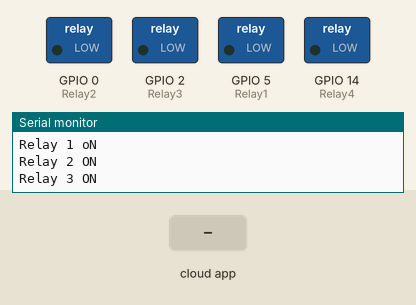
Recording of a sketch running on a simulated ESP8266 (NodeMCU). Parts: switched loads named in the sketch (green lamp = pin HIGH), the last lines printed to the serial monitor. The inputs (shaded band) are chosen by the test bench. WiFi joins after 1.5 s; servers stay silent unless stated; the Firebase database answers and starts empty.

Above: at 2.7 s.
2.8 s: the phone or cloud app sets FV1 to 1
At 3.7 s:
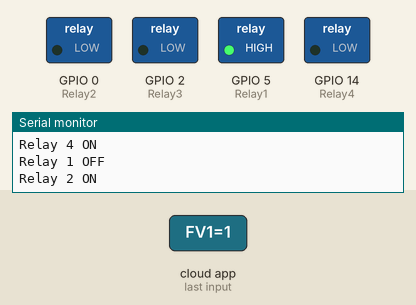
4.3 s: the phone or cloud app sets FV2 to 1
At 5.9 s:
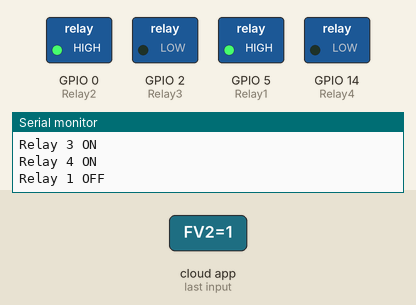
6.3 s: the phone or cloud app sets FV3 to 1
At 7.9 s:
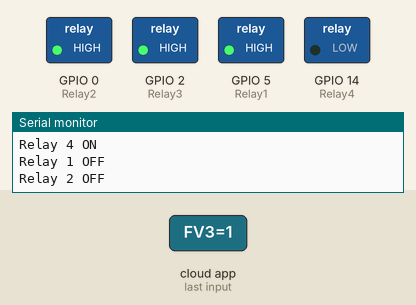
8.2 s: the phone or cloud app sets FV1 to 0
At 9.2 s:
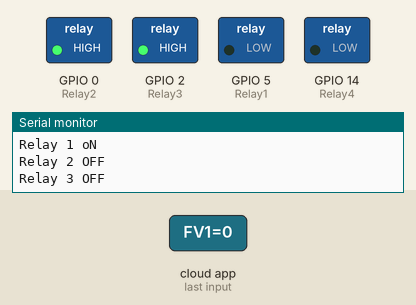
9.7 s: the phone or cloud app sets FV2 to 0
At 11.4 s:
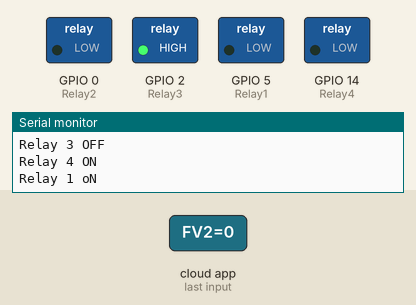
11.7 s: the phone or cloud app sets FV1 to 1
At 12.2 s:
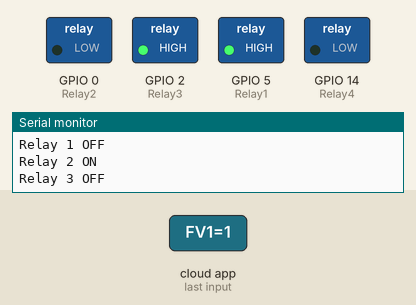
Timing chart, 0 to 14.3 s (numbered marks = the images above; inputs shaded):
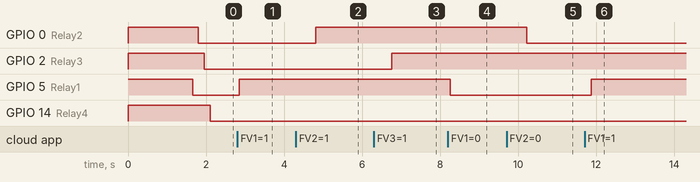

Measured:
- after the input at 2.8 s, GPIO 5 (Relay1): LOW → HIGH after 0.05 s
- after the input at 4.3 s, GPIO 0 (Relay2): LOW → HIGH after 0.51 s
- after the input at 6.3 s, GPIO 2 (Relay3): LOW → HIGH after 0.46 s
- after the input at 8.2 s, GPIO 5 (Relay1): HIGH → LOW after 0.06 s
- after the input at 9.7 s, GPIO 0 (Relay2): HIGH → LOW after 0.51 s
- after the input at 11.7 s, GPIO 5 (Relay1): LOW → HIGH after 0.17 s

The sketch:

disc_filter_cleaning_in_drip_irrigation__code_.ino
```cpp
#include <ESP8266WiFi.h>
#include <FirebaseArduino.h>
#define FIREBASE_HOST "drip-9b463-default-rtdb.firebaseio.com"           // Your Firebase Project URL
#define FIREBASE_AUTH "0A9eys1OSO1zNQzIuVucqraPNHko5x9IA6ICy6QV"         // Your Firebase Database Secret
#define WIFI_SSID "suhan"           // your WiFi SSID
#define WIFI_PASSWORD "123456781"             // your WiFi PASSWORD


#define Relay1 5 //D1
int value1;


#define Relay2 0 //D3
int value2;

#define Relay3 2 //D4
int value3;

#define Relay4 14 //D5
int value4;


void setup()
{
  Serial.begin(115200);

  pinMode(Relay1,OUTPUT);

  pinMode(Relay2,OUTPUT);
  pinMode(Relay3,OUTPUT);
  pinMode(Relay4,OUTPUT);


  digitalWrite(Relay1,HIGH);

  digitalWrite(Relay2,HIGH);
  digitalWrite(Relay3,HIGH);
  digitalWrite(Relay4,HIGH);


  WiFi.begin(WIFI_SSID,WIFI_PASSWORD);
  Serial.print("connecting");
  while (WiFi.status()!=WL_CONNECTED)
  {
    Serial.print(".");
    delay(500);
  }
  Serial.println();
  Serial.print("connected:");
  Serial.println(WiFi.localIP());

  Firebase.begin(FIREBASE_HOST);
}


void firebasereconnect()
{
  Serial.println("Trying to reconnect");
    Firebase.begin(FIREBASE_HOST);
  }

void loop()
{
  if (Firebase.failed())
      {
      Serial.print("setting number failed:");
      Serial.println(Firebase.error());
      firebasereconnect();
      return;
      }

  value1=Firebase.getString("FV1").toInt();        //Reading the Status of Variable 1 from the firebase

  if(value1==0)
     {
      digitalWrite(Relay1,LOW);
      Serial.println("Relay 1 oN");
    }
    else if(value1==1)
    {
      digitalWrite(Relay1,HIGH);
      Serial.println("Relay 1 OFF");
    }

  value2=Firebase.getString("FV2").toInt();         //Reading the Status of Variable 2 from the firebase

  if(value2==0)
     {
      digitalWrite(Relay2,LOW);
      Serial.println("Relay 2 ON");
    }
    else if(value2==1)
    {
      digitalWrite(Relay2,HIGH);
      Serial.println("Relay 2 OFF");
    }

   value3=Firebase.getString("FV3").toInt();         //Reading the Status of Variable 3 from the firebase

  if(value3==0)
     {
      digitalWrite(Relay3,LOW);
      Serial.println("Relay 3 ON");
    }
    else if(value3==1)
    {
      digitalWrite(Relay3,HIGH);
      Serial.println("Relay 3 OFF");
    }

   value4=Firebase.getString("FV4").toInt();         //Reading the Status of Variable 4 from the firebase

  if(value4==0)
     {
      digitalWrite(Relay4,LOW);
      Serial.println("Relay 4 ON");
    }
    else if(value4==1)
    {
      digitalWrite(Relay4,HIGH);
      Serial.println("Relay 4 OFF");
    }
            //Reading the Status of Variable 3 from the firebase


}
```
